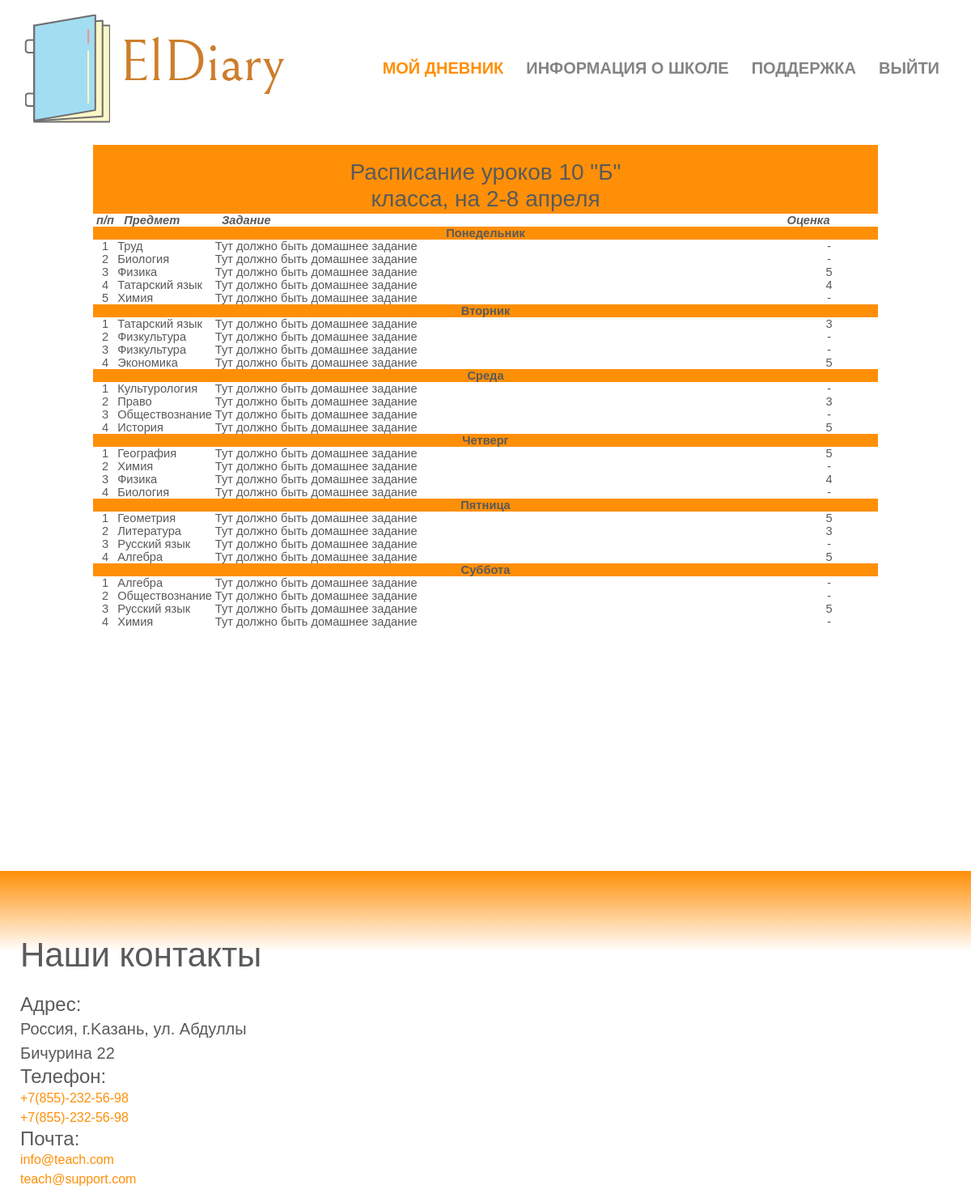
Page /new5/ (signed in) on the committed database.
### landing/models.py (models this page shows)
class Employee(models.Model):
    user = models.OneToOneField(User, on_delete=models.CASCADE)
    telephone = models.CharField(max_length=100)
    CLASS = models.CharField(max_length=100, default="10")
    info = models.CharField(max_length=100, default=" ")

class Subjects(models.Model):
    code_subject=models.IntegerField()
    name=models.TextField()
    subject_marks = models.ForeignKey('Marks', on_delete=models.SET_NULL, null=True)
    subject_schedule=models.ForeignKey('Schedule', on_delete=models.SET_NULL, null=True)

class Schedule(models.Model):
    day=models.TextField()
    lesson_number=models.IntegerField()
    class_number=models.IntegerField()
    letter=models.TextField()

class Marks(models.Model):
    mark=models.IntegerField()
    data=models.DateTimeField()

### landing/views.py (the view)
# urls.py: url(r'^new5/', views.new5, name='new5'),
def new5(request):
    ose = Subjects.objects.filter(subject_schedule__day=1,).order_by('subject_schedule__lesson_number')
    ose1 = Subjects.objects.filter(subject_schedule__day=2).order_by('subject_schedule__lesson_number')
    ose2 = Subjects.objects.filter(subject_schedule__day=3).order_by('subject_schedule__lesson_number')
    ose3 = Subjects.objects.filter(subject_schedule__day=4).order_by('subject_schedule__lesson_number')
    ose4 = Subjects.objects.filter(subject_schedule__day=5).order_by('subject_schedule__lesson_number')
    ose5 = Subjects.objects.filter(subject_schedule__day=6).order_by('subject_schedule__lesson_number')
    us = request.user
    use2 = User.objects.get(username=us)
    use3 = use2.id
    ose6 = User.objects.filter(id=use3)
    ose7 = Employee.objects.filter(user_id=use3)
    return render(request, 'dilary/res.html', context={'ose': ose, 'ose2': ose2, 'ose3': ose3, 'ose4': ose4,
                                                       'ose5': ose5, 'ose1': ose1,'ose7': ose7 })

### templates/dilary/res.html (shortened to what this page needs)
<!DOCTYPE HTML PUBLIC "-//W3C//DTD HTML 4.0 Transitional//EN">
<html>
<head>
  <link rel="stylesheet" href="../../static/assets/css/style-starter.css">
<header class="w3l-header">
	<div class="hero-header-11">
		<div class="hero-header-11-content">
			<div class="container">
				<nav class="navbar navbar-expand-lg navbar-light py-md-2 py-0 px-0">
					<a class="navbar-brand" href = "{% url 'home' %}"><img src="../../static/assets/images/снимок.png" alt="" /></a>
					<div class="collapse navbar-collapse" id="navbarSupportedContent">
						<ul class="navbar-nav ml-auto">
							<li class="nav-item active">
								<a class="nav-link" href = "{% url 'new3' %}">Мой дневник</a>
							</li>
							<li class="nav-item @@contact-active">
								<a class="nav-link" href="{% url 'new' %}">Информация о школе</a>
							</li>
							<li class="nav-item @@contact-active">
								<a class="nav-link" href="{% url 'landing' %}">Поддержка</a>
							</li>
							<li class="nav-item @@contact-active">
                                 {% if user.is_authenticated %}
                    <a class="nav-link" href="{% url 'logout_url' %}">Выйти</a>
                    {% else %}
                    <a class="nav-link" href="{% url 'new2' %}">Войти</a>
                    {% endif %}
							</li>
						</ul>
					</div>
				</nav>
			</div>
		</div>
	</div>
</header>
</head>
<body vLink=#0000ff link=#0000ff bgcolor="#FFFFFF" text="#000000">
<center>
  <TABLE border=0  cellPadding=0 cellSpacing=1 width=970  bgcolor="#3659a5">
     <tr>
      <td  align="center" colspan="4" bgcolor="#ff8f07">
		<table border=0><tr>
		<td width=290>
		<p>&nbsp;</p></td>
		<td width=428>
		<p>&nbsp;</p> {% for ose8 in ose7 %}
		<h3>Расписание уроков {{ ose8.CLASS }} класса,
            на 2-8 апреля<br></h3>
            {% endfor %}
		</td><td width=290  valign="top">
        <p  align="right">
		<br>
		</p>
		</td></tr></table>
      </td>
      </tr>
    <tr width=970 bgcolor="#ffffff"  align="left">
      <td width="30"><p align="center"><b><i> п/п </i></b></p></td>
      <td width="120"><p> <b><i>&nbsp;&nbsp;Предмет</i></b> </p></td>
      <td width="695"><p> <b><i>&nbsp;&nbsp;Задание</i></b> </p></td>
      <td width="120"><p> <b><i>&nbsp;&nbsp;Оценка</i></b> </p></td>
      </tr>
	  <tr bgcolor="#ff8f07">
      <td  align="center" colspan="4">
        <b>Понедельник</b>
      </td>
      </tr>
      {% for ose1 in ose %}
    <tr width=970 bgcolor="#ffffff"  align="left">      <td><p align="center"> {{ ose1.subject_schedule.lesson_number }}</p></td>
      <td><p>  {{  ose1.name }} </p></td>
      <td><p> Тут должно быть домашнее задание </p></td>
      <td><p align="center"> {{  ose1.subject_marks.mark}}</p></td>
      </tr>
    {% endfor %}
	  <tr bgcolor="#ff8f07">
      <td align="center" colspan="4">
        <b>Вторник</b>
      </td>
      </tr>{% for ose1 in ose1 %}
    <tr width=970 bgcolor="#ffffff"  align="left">      <td><p align="center"> {{ ose1.subject_schedule.lesson_number }}</p></td>
      <td><p>  {{  ose1.name }} </p></td>
      <td><p> Тут должно быть домашнее задание </p></td>
      <td><p align="center"> {{  ose1.subject_marks.mark}}</p></td>
      </tr>
    {% endfor %}
	  <tr bgcolor="#ff8f07">
      <td  align="center" colspan="4">
        <b>Среда</b>
      </td>
      </tr>
  {% for ose1 in ose2 %}
    <tr width=970 bgcolor="#ffffff"  align="left">      <td><p align="center"> {{ ose1.subject_schedule.lesson_number }}</p></td>
      <td><p>  {{  ose1.name }} </p></td>
      <td><p> Тут должно быть домашнее задание </p></td>
      <td><p align="center"> {{  ose1.subject_marks.mark}}</p></td>
      </tr>
    {% endfor %}
	  <tr bgcolor="#ff8f07">
      <td  align="center" colspan="4">
        <b>Четверг</b>
      </td>
      </tr>{% for ose1 in ose3 %}
    <tr width=970 bgcolor="#ffffff"  align="left">      <td><p align="center"> {{ ose1.subject_schedule.lesson_number }}</p></td>
      <td><p>  {{  ose1.name }} </p></td>
      <td><p> Тут должно быть домашнее задание </p></td>
      <td><p align="center"> {{  ose1.subject_marks.mark}}</p></td>
      </tr>
    {% endfor %}
	  <tr bgcolor="#ff8f07">
      <td  align="center" colspan="4">
        <b>Пятница</b>
      </td>
      </tr>{% for ose1 in ose4 %}
    <tr width=970 bgcolor="#ffffff"  align="left">      <td><p align="center"> {{ ose1.subject_schedule.lesson_number }}</p></td>
      <td><p>  {{  ose1.name }} </p></td>
      <td><p> Тут должно быть домашнее задание </p></td>
      <td><p align="center"> {{  ose1.subject_marks.mark}}</p></td>
      </tr>
    {% endfor %}
	  <tr bgcolor="#ff8f07">
      <td  align="center" colspan="4">
        <b>Суббота</b>
      </td>
      </tr>{% for ose1 in ose5 %}
    <tr width=970 bgcolor="#ffffff"  align="left">      <td><p align="center"> {{ ose1.subject_schedule.lesson_number }}</p></td>
      <td><p>  {{  ose1.name }} </p></td>
      <td><p> Тут должно быть домашнее задание </p></td>
      <td><p align="center"> {{  ose1.subject_marks.mark}}</p></td>
      </tr>
    {% endfor %}
  </TABLE>
  </center>
</body>
</html>
 <footer class="w3l-footer-29-main" id="footer" style="padding-top: 300px">
     <div class="footer-29 py-5">
       <div class="container pb-lg-3">
         <div class="row footer-top-29">
           <div class="col-lg-4 col-md-6 footer-list-29 footer-1 mt-md-4">
             <a class="footer-logo mb-md-3 mb-2" alt="" />Наши контакты</a>
							<h4>Адрес:</h4>
							<p>Россия, г.Kaзань, ул. Абдуллы Бичурина 22</p>
						</div>
					</div>
					<div class="contact-info">
						<div class="contact-details">
							<h4>Телефон:</h4>
							<p><a href="tel:+598-658-456">+7(855)-232-56-98</a></p>
							<p><a href="tel:+598-658-457">+7(855)-232-56-98</a></p>
						</div>
					</div>
					<div class="contact-info">
						<div class="contact-details">
							<h4>Почта:</h4>
							<p><a href="mailto:mail@example.com" class="email">info@teach.com</a></p>
							<p><a href="mailto:mail@example.com" class="email">teach@support.com</a></p>
						</div>
					</div>
				</div>
			</div>
   </footer>

### templates/dilary/res.html (style rules this page uses)
BODY { FONT-SIZE: 11pt; CURSOR: default }
TABLE { FONT-SIZE: 11pt; CURSOR: default }
H3 { FONT-WEIGHT: bold; FONT-SIZE: 13pt; TEXT-ALIGN: center }

### rows in the picture
Employee: CLASS "10 \"Б\""
Subjects: subject_schedule.lesson_number "1", name "Труд", subject_marks.mark "-"
Subjects: subject_schedule.lesson_number "2", name "Биология", subject_marks.mark "-"
Subjects: subject_schedule.lesson_number "3", name "Физика", subject_marks.mark "5"
Subjects: subject_schedule.lesson_number "4", name "Татарский язык", subject_marks.mark "4"
Subjects: subject_schedule.lesson_number "5", name "Химия", subject_marks.mark "-"
Subjects: subject_schedule.lesson_number "1", name "Татарский язык", subject_marks.mark "3"
Subjects: subject_schedule.lesson_number "2", name "Физкультура", subject_marks.mark "-"
Subjects: subject_schedule.lesson_number "3", name "Физкультура", subject_marks.mark "-"
Subjects: subject_schedule.lesson_number "4", name "Экономика", subject_marks.mark "5"
Subjects: subject_schedule.lesson_number "1", name "Культурология", subject_marks.mark "-"
Subjects: subject_schedule.lesson_number "2", name "Право", subject_marks.mark "3"
Subjects: subject_schedule.lesson_number "3", name "Обществознание", subject_marks.mark "-"
Subjects: subject_schedule.lesson_number "4", name "История", subject_marks.mark "5"
Subjects: subject_schedule.lesson_number "1", name "География", subject_marks.mark "5"
Subjects: subject_schedule.lesson_number "2", name "Химия", subject_marks.mark "-"
Subjects: subject_schedule.lesson_number "3", name "Физика", subject_marks.mark "4"
Subjects: subject_schedule.lesson_number "4", name "Биология", subject_marks.mark "-"
Subjects: subject_schedule.lesson_number "1", name "Геометрия", subject_marks.mark "5"
Subjects: subject_schedule.lesson_number "2", name "Литература", subject_marks.mark "3"
Subjects: subject_schedule.lesson_number "3", name "Русский язык", subject_marks.mark "-"
Subjects: subject_schedule.lesson_number "4", name "Алгебра", subject_marks.mark "5"
Subjects: subject_schedule.lesson_number "1", name "Алгебра", subject_marks.mark "-"
Subjects: subject_schedule.lesson_number "2", name "Обществознание", subject_marks.mark "-"
Subjects: subject_schedule.lesson_number "3", name "Русский язык", subject_marks.mark "5"
Subjects: subject_schedule.lesson_number "4", name "Химия", subject_marks.mark "-"
